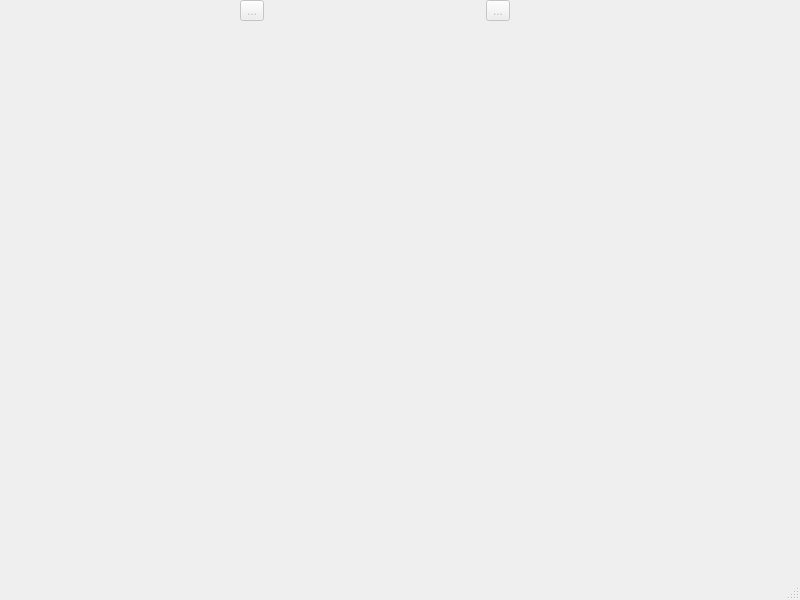
<?xml version="1.0" encoding="UTF-8"?>
<ui version="4.0">
 <class>MainWindow</class>
 <widget class="QMainWindow" name="MainWindow">
  <property name="enabled">
   <bool>false</bool>
  </property>
  <property name="geometry">
   <rect>
    <x>0</x>
    <y>0</y>
    <width>800</width>
    <height>600</height>
   </rect>
  </property>
  <property name="windowTitle">
   <string>MainWindow</string>
  </property>
  <widget class="QWidget" name="centralwidget">
   <widget class="QWidget" name="horizontalLayoutWidget">
    <property name="geometry">
     <rect>
      <x>20</x>
      <y>0</y>
      <width>711</width>
      <height>122</height>
     </rect>
    </property>
    <layout class="QHBoxLayout" name="horizontalLayout">
     <property name="spacing">
      <number>2</number>
     </property>
     <property name="sizeConstraint">
      <enum>QLayout::SetDefaultConstraint</enum>
     </property>
     <property name="bottomMargin">
      <number>100</number>
     </property>
     <item>
      <widget class="QToolButton" name="toolButton_2">
       <property name="enabled">
        <bool>false</bool>
       </property>
       <property name="sizePolicy">
        <sizepolicy hsizetype="Fixed" vsizetype="Fixed">
         <horstretch>0</horstretch>
         <verstretch>0</verstretch>
        </sizepolicy>
       </property>
       <property name="toolTip">
        <string/>
       </property>
       <property name="layoutDirection">
        <enum>Qt::RightToLeft</enum>
       </property>
       <property name="autoFillBackground">
        <bool>false</bool>
       </property>
       <property name="inputMethodHints">
        <set>Qt::ImhNone</set>
       </property>
       <property name="text">
        <string>...</string>
       </property>
       <property name="autoRepeat">
        <bool>false</bool>
       </property>
       <property name="autoExclusive">
        <bool>false</bool>
       </property>
       <property name="popupMode">
        <enum>QToolButton::DelayedPopup</enum>
       </property>
       <property name="toolButtonStyle">
        <enum>Qt::ToolButtonIconOnly</enum>
       </property>
      </widget>
     </item>
     <item>
      <widget class="QToolButton" name="toolButton">
       <property name="text">
        <string>...</string>
       </property>
      </widget>
     </item>
    </layout>
   </widget>
  </widget>
  <widget class="QMenuBar" name="menubar">
   <property name="geometry">
    <rect>
     <x>0</x>
     <y>0</y>
     <width>800</width>
     <height>23</height>
    </rect>
   </property>
  </widget>
  <widget class="QStatusBar" name="statusbar"/>
 </widget>
 <resources/>
 <connections/>
</ui>
